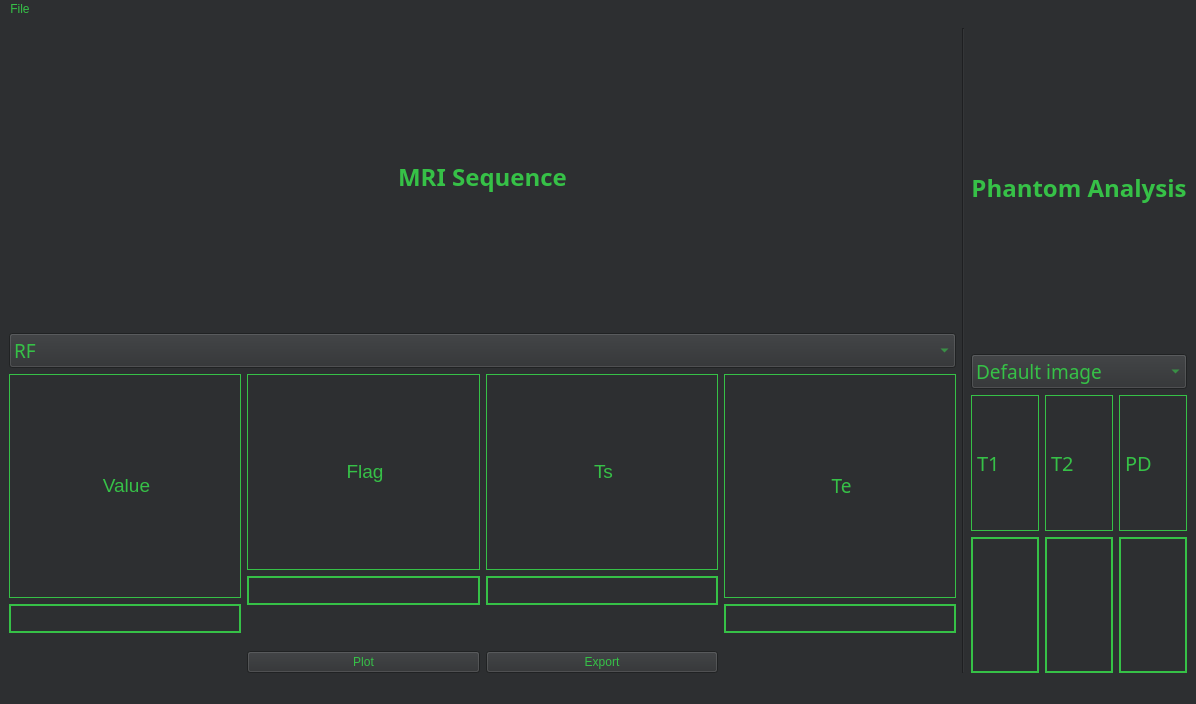
<?xml version="1.0" encoding="UTF-8"?>
<ui version="4.0">
 <class>MainWindow</class>
 <widget class="QMainWindow" name="MainWindow">
  <property name="geometry">
   <rect>
    <x>0</x>
    <y>0</y>
    <width>1196</width>
    <height>704</height>
   </rect>
  </property>
  <property name="windowTitle">
   <string>MainWindow</string>
  </property>
  <property name="styleSheet">
   <string notr="true">color: rgb(54, 193, 71);
background-color: rgb(45, 47, 49);
</string>
  </property>
  <widget class="QWidget" name="centralwidget">
   <layout class="QHBoxLayout" name="horizontalLayout_5">
    <item>
     <layout class="QVBoxLayout" name="verticalLayout_12">
      <item>
       <widget class="QLabel" name="label_18">
        <property name="font">
         <font>
          <family>Franklin Gothic Demi</family>
          <pointsize>14</pointsize>
          <weight>50</weight>
          <italic>false</italic>
          <bold>false</bold>
         </font>
        </property>
        <property name="styleSheet">
         <string notr="true">font: 14pt &quot;Franklin Gothic Demi&quot;;
color: rgb(54, 193, 71);</string>
        </property>
        <property name="text">
         <string>&lt;html&gt;&lt;head/&gt;&lt;body&gt;&lt;p align=&quot;center&quot;&gt;&lt;span style=&quot; font-size:18pt; font-weight:600;&quot;&gt;MRI Sequence&lt;/span&gt;&lt;/p&gt;&lt;/body&gt;&lt;/html&gt;</string>
        </property>
       </widget>
      </item>
      <item>
       <widget class="QComboBox" name="comboBox_3">
        <property name="maximumSize">
         <size>
          <width>16777215</width>
          <height>16777215</height>
         </size>
        </property>
        <property name="font">
         <font>
          <family>Franklin Gothic Demi</family>
          <pointsize>14</pointsize>
          <weight>50</weight>
          <italic>false</italic>
          <bold>false</bold>
         </font>
        </property>
        <property name="styleSheet">
         <string notr="true">font: 14pt &quot;Franklin Gothic Demi&quot;;</string>
        </property>
        <item>
         <property name="text">
          <string>RF</string>
         </property>
        </item>
        <item>
         <property name="text">
          <string>Gz</string>
         </property>
        </item>
        <item>
         <property name="text">
          <string>Gy</string>
         </property>
        </item>
        <item>
         <property name="text">
          <string>Gx</string>
         </property>
        </item>
        <item>
         <property name="text">
          <string>Readout</string>
         </property>
        </item>
       </widget>
      </item>
      <item>
       <layout class="QHBoxLayout" name="horizontalLayout_2">
        <item>
         <layout class="QVBoxLayout" name="verticalLayout_8">
          <item>
           <widget class="QLabel" name="label_13">
            <property name="styleSheet">
             <string notr="true">font: 10pt &quot;Franklin Gothic Demi&quot;;</string>
            </property>
            <property name="frameShape">
             <enum>QFrame::Box</enum>
            </property>
            <property name="text">
             <string>&lt;html&gt;&lt;head/&gt;&lt;body&gt;&lt;p align=&quot;center&quot;&gt;&lt;span style=&quot; font-size:14pt;&quot;&gt;Value&lt;/span&gt;&lt;/p&gt;&lt;/body&gt;&lt;/html&gt;</string>
            </property>
           </widget>
          </item>
          <item>
           <widget class="QLineEdit" name="Value_Line_Edit">
            <property name="font">
             <font>
              <family>Franklin Gothic Demi</family>
              <pointsize>12</pointsize>
              <weight>50</weight>
              <italic>false</italic>
              <bold>false</bold>
             </font>
            </property>
            <property name="styleSheet">
             <string notr="true">font: 12pt &quot;Franklin Gothic Demi&quot;;
border: 2px solid;
border-color: rgb(54, 193, 71);</string>
            </property>
            <property name="text">
             <string/>
            </property>
           </widget>
          </item>
          <item>
           <spacer name="verticalSpacer_2">
            <property name="orientation">
             <enum>Qt::Vertical</enum>
            </property>
            <property name="sizeType">
             <enum>QSizePolicy::Minimum</enum>
            </property>
            <property name="sizeHint" stdset="0">
             <size>
              <width>20</width>
              <height>40</height>
             </size>
            </property>
           </spacer>
          </item>
         </layout>
        </item>
        <item>
         <layout class="QVBoxLayout" name="verticalLayout_9">
          <item>
           <widget class="QLabel" name="label_14">
            <property name="styleSheet">
             <string notr="true">font: 10pt &quot;Franklin Gothic Demi&quot;;</string>
            </property>
            <property name="frameShape">
             <enum>QFrame::Box</enum>
            </property>
            <property name="text">
             <string>&lt;html&gt;&lt;head/&gt;&lt;body&gt;&lt;p align=&quot;center&quot;&gt;&lt;span style=&quot; font-size:14pt;&quot;&gt;Flag&lt;/span&gt;&lt;/p&gt;&lt;/body&gt;&lt;/html&gt;</string>
            </property>
           </widget>
          </item>
          <item>
           <widget class="QLineEdit" name="Flag_Line_Edit">
            <property name="font">
             <font>
              <family>Franklin Gothic Demi</family>
              <pointsize>12</pointsize>
              <weight>50</weight>
              <italic>false</italic>
              <bold>false</bold>
             </font>
            </property>
            <property name="styleSheet">
             <string notr="true">font: 12pt &quot;Franklin Gothic Demi&quot;;
border: 2px solid;
border-color: rgb(54, 193, 71);</string>
            </property>
           </widget>
          </item>
          <item>
           <spacer name="verticalSpacer_4">
            <property name="orientation">
             <enum>Qt::Vertical</enum>
            </property>
            <property name="sizeType">
             <enum>QSizePolicy::Minimum</enum>
            </property>
            <property name="sizeHint" stdset="0">
             <size>
              <width>20</width>
              <height>40</height>
             </size>
            </property>
           </spacer>
          </item>
          <item>
           <widget class="QPushButton" name="pushButton">
            <property name="styleSheet">
             <string notr="true">font: 10pt &quot;Franklin Gothic Demi&quot;;</string>
            </property>
            <property name="text">
             <string>Plot</string>
            </property>
           </widget>
          </item>
         </layout>
        </item>
        <item>
         <layout class="QVBoxLayout" name="verticalLayout_10">
          <item>
           <widget class="QLabel" name="label_15">
            <property name="styleSheet">
             <string notr="true">font: 10pt &quot;Franklin Gothic Demi&quot;;</string>
            </property>
            <property name="frameShape">
             <enum>QFrame::Box</enum>
            </property>
            <property name="text">
             <string>&lt;html&gt;&lt;head/&gt;&lt;body&gt;&lt;p align=&quot;center&quot;&gt;&lt;span style=&quot; font-size:14pt;&quot;&gt;Ts&lt;/span&gt;&lt;/p&gt;&lt;/body&gt;&lt;/html&gt;</string>
            </property>
           </widget>
          </item>
          <item>
           <widget class="QLineEdit" name="Ts_Line_Edit">
            <property name="font">
             <font>
              <family>Franklin Gothic Demi</family>
              <pointsize>12</pointsize>
              <weight>50</weight>
              <italic>false</italic>
              <bold>false</bold>
             </font>
            </property>
            <property name="styleSheet">
             <string notr="true">font: 12pt &quot;Franklin Gothic Demi&quot;;
border: 2px solid;
border-color: rgb(54, 193, 71);</string>
            </property>
           </widget>
          </item>
          <item>
           <spacer name="verticalSpacer_3">
            <property name="orientation">
             <enum>Qt::Vertical</enum>
            </property>
            <property name="sizeType">
             <enum>QSizePolicy::Minimum</enum>
            </property>
            <property name="sizeHint" stdset="0">
             <size>
              <width>20</width>
              <height>40</height>
             </size>
            </property>
           </spacer>
          </item>
          <item>
           <widget class="QPushButton" name="Export_Button">
            <property name="styleSheet">
             <string notr="true">font: 10pt &quot;Franklin Gothic Demi&quot;;</string>
            </property>
            <property name="text">
             <string>Export</string>
            </property>
           </widget>
          </item>
         </layout>
        </item>
        <item>
         <layout class="QVBoxLayout" name="verticalLayout_11">
          <item>
           <widget class="QLabel" name="label_16">
            <property name="font">
             <font>
              <family>Franklin Gothic Demi</family>
              <pointsize>10</pointsize>
              <weight>50</weight>
              <italic>false</italic>
              <bold>false</bold>
             </font>
            </property>
            <property name="styleSheet">
             <string notr="true">font: 10pt &quot;Franklin Gothic Demi&quot;;</string>
            </property>
            <property name="frameShape">
             <enum>QFrame::Box</enum>
            </property>
            <property name="text">
             <string>&lt;html&gt;&lt;head/&gt;&lt;body&gt;&lt;p align=&quot;center&quot;&gt;&lt;span style=&quot; font-size:14pt;&quot;&gt;Te&lt;/span&gt;&lt;/p&gt;&lt;/body&gt;&lt;/html&gt;</string>
            </property>
           </widget>
          </item>
          <item>
           <widget class="QLineEdit" name="Te_Line_Edit">
            <property name="font">
             <font>
              <family>Franklin Gothic Demi</family>
              <pointsize>12</pointsize>
              <weight>50</weight>
              <italic>false</italic>
              <bold>false</bold>
             </font>
            </property>
            <property name="styleSheet">
             <string notr="true">font: 12pt &quot;Franklin Gothic Demi&quot;;
border: 2px solid;
border-color: rgb(54, 193, 71);</string>
            </property>
           </widget>
          </item>
          <item>
           <spacer name="verticalSpacer">
            <property name="orientation">
             <enum>Qt::Vertical</enum>
            </property>
            <property name="sizeType">
             <enum>QSizePolicy::Maximum</enum>
            </property>
            <property name="sizeHint" stdset="0">
             <size>
              <width>20</width>
              <height>40</height>
             </size>
            </property>
           </spacer>
          </item>
         </layout>
        </item>
       </layout>
      </item>
     </layout>
    </item>
    <item>
     <widget class="Line" name="line">
      <property name="styleSheet">
       <string notr="true">color: rgb(85, 255, 0);</string>
      </property>
      <property name="orientation">
       <enum>Qt::Vertical</enum>
      </property>
     </widget>
    </item>
    <item>
     <layout class="QVBoxLayout" name="verticalLayout_13">
      <item>
       <widget class="QLabel" name="label_17">
        <property name="font">
         <font>
          <family>Franklin Gothic Demi</family>
          <pointsize>14</pointsize>
          <weight>50</weight>
          <italic>false</italic>
          <bold>false</bold>
         </font>
        </property>
        <property name="styleSheet">
         <string notr="true">font: 14pt &quot;Franklin Gothic Demi&quot;;
color: rgb(54, 193, 71);</string>
        </property>
        <property name="text">
         <string>&lt;html&gt;&lt;head/&gt;&lt;body&gt;&lt;p align=&quot;center&quot;&gt;&lt;span style=&quot; font-size:18pt; font-weight:600;&quot;&gt;Phantom Analysis&lt;/span&gt;&lt;/p&gt;&lt;/body&gt;&lt;/html&gt;</string>
        </property>
       </widget>
      </item>
      <item>
       <layout class="QVBoxLayout" name="verticalLayout_6">
        <item>
         <widget class="QComboBox" name="comboBox">
          <property name="font">
           <font>
            <family>Franklin Gothic Demi</family>
            <pointsize>14</pointsize>
            <weight>50</weight>
            <italic>false</italic>
            <bold>false</bold>
           </font>
          </property>
          <property name="styleSheet">
           <string notr="true">color: rgb(54, 193, 71);
font: 14pt &quot;Franklin Gothic Demi&quot;;</string>
          </property>
          <item>
           <property name="text">
            <string>Default image</string>
           </property>
          </item>
          <item>
           <property name="text">
            <string>T1 image</string>
           </property>
          </item>
          <item>
           <property name="text">
            <string>T2 image</string>
           </property>
          </item>
          <item>
           <property name="text">
            <string>SD image</string>
           </property>
          </item>
         </widget>
        </item>
        <item>
         <layout class="QHBoxLayout" name="horizontalLayout">
          <item>
           <layout class="QVBoxLayout" name="verticalLayout">
            <item>
             <widget class="QLabel" name="label_12">
              <property name="font">
               <font>
                <family>Franklin Gothic Demi</family>
                <pointsize>15</pointsize>
                <weight>50</weight>
                <italic>false</italic>
                <bold>false</bold>
               </font>
              </property>
              <property name="styleSheet">
               <string notr="true">font: 15pt &quot;Franklin Gothic Demi&quot;;
color: rgb(54, 193, 71);</string>
              </property>
              <property name="frameShape">
               <enum>QFrame::Box</enum>
              </property>
              <property name="text">
               <string>T1 </string>
              </property>
             </widget>
            </item>
            <item>
             <widget class="QLabel" name="T1value_label">
              <property name="styleSheet">
               <string notr="true">font: 12pt &quot;Franklin Gothic Demi&quot;;
border: 2px solid;
border-color: rgb(54, 193, 71);</string>
              </property>
              <property name="text">
               <string/>
              </property>
             </widget>
            </item>
           </layout>
          </item>
          <item>
           <layout class="QVBoxLayout" name="verticalLayout_4">
            <item>
             <widget class="QLabel" name="label_2">
              <property name="font">
               <font>
                <family>Franklin Gothic Demi</family>
                <pointsize>15</pointsize>
                <weight>50</weight>
                <italic>false</italic>
                <bold>false</bold>
               </font>
              </property>
              <property name="styleSheet">
               <string notr="true">font: 15pt &quot;Franklin Gothic Demi&quot;;
color: rgb(54, 193, 71);</string>
              </property>
              <property name="frameShape">
               <enum>QFrame::Box</enum>
              </property>
              <property name="text">
               <string>T2 </string>
              </property>
             </widget>
            </item>
            <item>
             <widget class="QLabel" name="T2value_label">
              <property name="styleSheet">
               <string notr="true">font: 12pt &quot;Franklin Gothic Demi&quot;;
border: 2px solid;
border-color: rgb(54, 193, 71);</string>
              </property>
              <property name="text">
               <string/>
              </property>
             </widget>
            </item>
           </layout>
          </item>
          <item>
           <layout class="QVBoxLayout" name="verticalLayout_5">
            <item>
             <widget class="QLabel" name="label_3">
              <property name="font">
               <font>
                <family>Franklin Gothic Demi</family>
                <pointsize>15</pointsize>
                <weight>50</weight>
                <italic>false</italic>
                <bold>false</bold>
               </font>
              </property>
              <property name="styleSheet">
               <string notr="true">font: 15pt &quot;Franklin Gothic Demi&quot;;
color: rgb(54, 193, 71);</string>
              </property>
              <property name="frameShape">
               <enum>QFrame::Box</enum>
              </property>
              <property name="text">
               <string>PD</string>
              </property>
             </widget>
            </item>
            <item>
             <widget class="QLabel" name="PDvalue_label">
              <property name="styleSheet">
               <string notr="true">font: 12pt &quot;Franklin Gothic Demi&quot;;
border: 2px solid;
border-color: rgb(54, 193, 71);</string>
              </property>
              <property name="text">
               <string/>
              </property>
             </widget>
            </item>
           </layout>
          </item>
         </layout>
        </item>
       </layout>
      </item>
     </layout>
    </item>
   </layout>
  </widget>
  <widget class="QMenuBar" name="menubar">
   <property name="geometry">
    <rect>
     <x>0</x>
     <y>0</y>
     <width>1196</width>
     <height>21</height>
    </rect>
   </property>
   <widget class="QMenu" name="menuFile">
    <property name="title">
     <string>File</string>
    </property>
    <addaction name="actionOpen"/>
   </widget>
   <addaction name="menuFile"/>
  </widget>
  <widget class="QStatusBar" name="statusbar"/>
  <action name="actionOpen">
   <property name="text">
    <string>Open</string>
   </property>
   <property name="font">
    <font>
     <family>Franklin Gothic Demi</family>
     <pointsize>12</pointsize>
    </font>
   </property>
  </action>
 </widget>
 <resources/>
 <connections/>
</ui>
